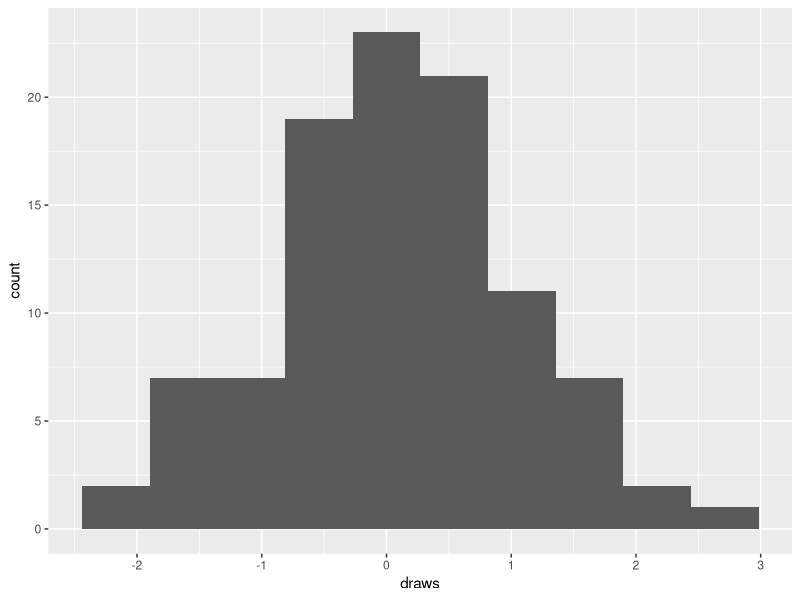

Write R code to recreate this figure.
## ---- chunk 1
list.files()
## ---- chunk 2
list.files()
list.files(path = "datasets/")
## ---- chunk 3
# put your code on the following line
4 + sqrt(5)
## ---- chunk 4
exp(10)
## ---- chunk 5
5^5 - 10^10
## ---- chunk 6
(5 + 5) / (3 * 4)
## ---- chunk 7
"ggplot2" %in% installed.packages()
## ---- chunk 8
draws <- rnorm(n = 100, mean = 0, sd = 1)
## ---- chunk 9
#| eval: true
library(ggplot2)

dat <- data.frame(draws = draws)

ggplot(data = dat, mapping = aes(x = draws)) + 
  geom_histogram(bins = 10)
